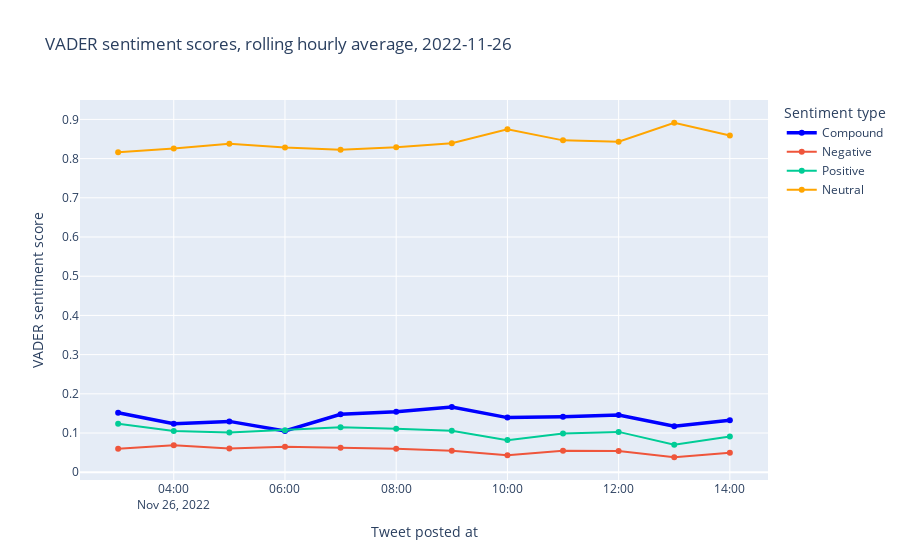
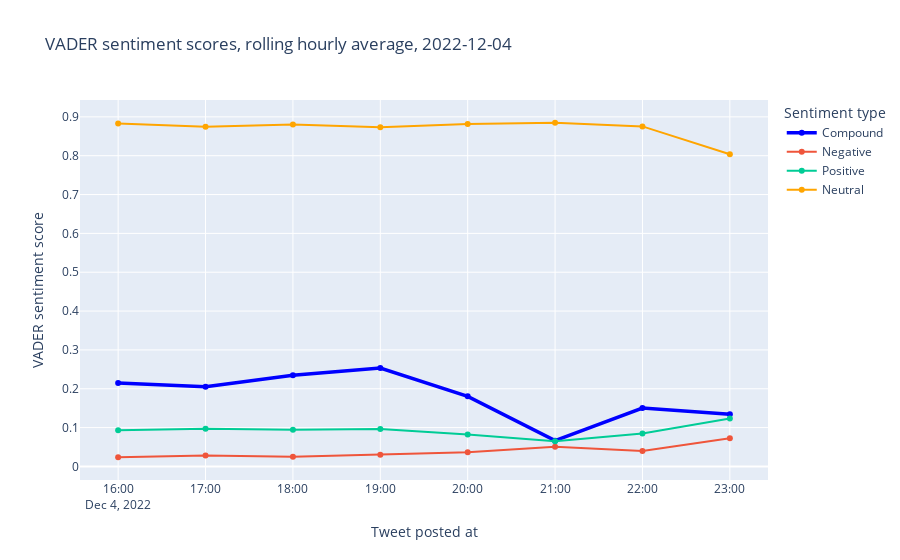
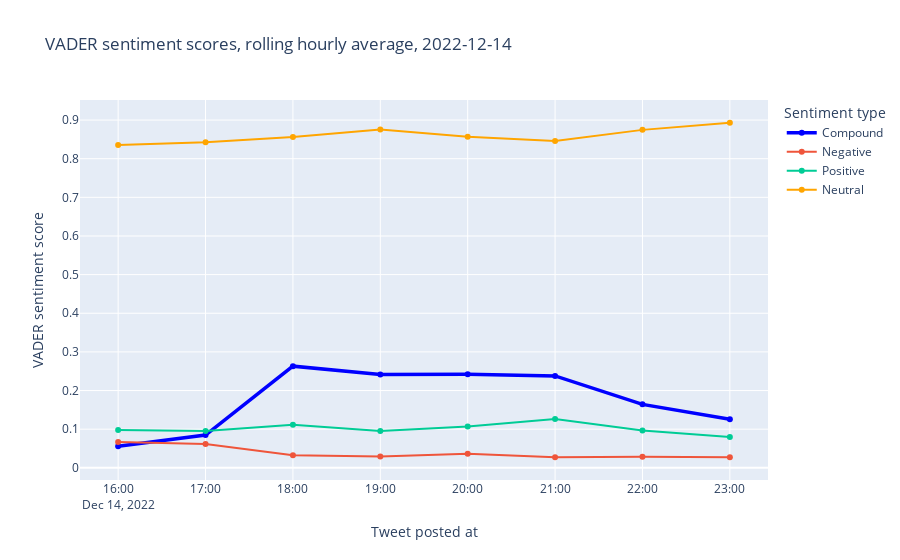
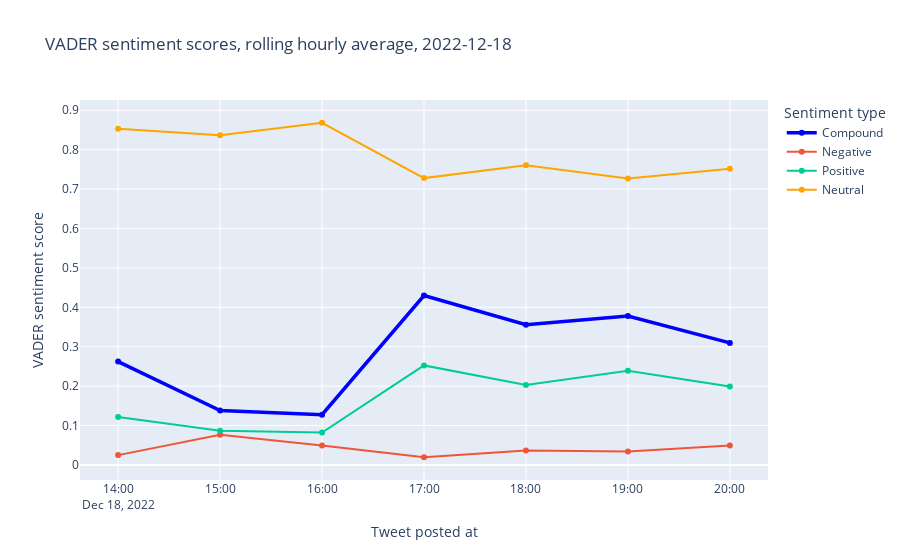

Write notebook code for charts like these, in order.
### Markdown cell above
**HOURLY**

### Code cell
dates = ['2022-11-26', '2022-12-04', '2022-12-14', '2022-12-18']

date_ranges = [
    ['2022-11-26 03:00', '2022-11-26 14:00'],
    ['2022-12-04 16:00', '2022-12-04 23:30'],
    ['2022-12-14 16:00', '2022-12-14 23:30'],
    ['2022-12-18 14:00', '2022-12-18 20:30']
]

for i, range in enumerate(date_ranges):
    subset_df = hourly_sentiment_df.query(f'created_at.between("{range[0]}", "{range[1]}")')

    fig = go.Figure()
    fig.add_scatter(name='Compound', x=subset_df['created_at'], y=subset_df['compound'], line=dict(color="blue", width=3.5) )

    fig.add_scatter(name='Negative', x=subset_df['created_at'], y=subset_df['neg'], fillcolor='red')
    fig.add_scatter(name='Positive', x=subset_df['created_at'], y=subset_df['pos'], fillcolor='green')
    fig.add_scatter(name='Neutral', x=subset_df['created_at'], y=subset_df['neu'], line=dict(color="orange"))
    fig.update_traces(connectgaps=True)
    fig.update_layout(
        title=f'VADER sentiment scores, rolling hourly average, {dates[i]}',
        xaxis_title='Tweet posted at',
        yaxis_title='VADER sentiment score',
        legend_title='Sentiment type'
    )
    fig.show()

### Figure 1 — Plotly figure (JSON) as saved in the notebook; plotly's stock layout.template omitted (floating-point values rounded to 4 significant figures)
{"data": [{"connectgaps": true, "line": {"color": "blue", "width": 3.5}, "name": "Compound", "type": "scatter", "x": ["2022-11-26T03:00:00+00:00", "2022-11-26T04:00:00+00:00", "2022-11-26T05:00:00+00:00", "2022-11-26T06:00:00+00:00", "2022-11-26T07:00:00+00:00", "2022-11-26T08:00:00+00:00", "2022-11-26T09:00:00+00:00", "2022-11-26T10:00:00+00:00", "2022-11-26T11:00:00+00:00", "2022-11-26T12:00:00+00:00", "2022-11-26T13:00:00+00:00", "2022-11-26T14:00:00+00:00"], "y": [0.152, 0.1235, 0.1297, 0.1055, 0.1477, 0.1544, 0.1662, 0.1393, 0.1418, 0.1461, 0.1171, 0.1325]}, {"connectgaps": true, "fillcolor": "red", "name": "Negative", "type": "scatter", "x": ["2022-11-26T03:00:00+00:00", "2022-11-26T04:00:00+00:00", "2022-11-26T05:00:00+00:00", "2022-11-26T06:00:00+00:00", "2022-11-26T07:00:00+00:00", "2022-11-26T08:00:00+00:00", "2022-11-26T09:00:00+00:00", "2022-11-26T10:00:00+00:00", "2022-11-26T11:00:00+00:00", "2022-11-26T12:00:00+00:00", "2022-11-26T13:00:00+00:00", "2022-11-26T14:00:00+00:00"], "y": [0.06004, 0.06901, 0.06082, 0.06487, 0.06231, 0.06016, 0.05467, 0.04349, 0.05478, 0.05396, 0.03823, 0.04981]}, {"connectgaps": true, "fillcolor": "green", "name": "Positive", "type": "scatter", "x": ["2022-11-26T03:00:00+00:00", "2022-11-26T04:00:00+00:00", "2022-11-26T05:00:00+00:00", "2022-11-26T06:00:00+00:00", "2022-11-26T07:00:00+00:00", "2022-11-26T08:00:00+00:00", "2022-11-26T09:00:00+00:00", "2022-11-26T10:00:00+00:00", "2022-11-26T11:00:00+00:00", "2022-11-26T12:00:00+00:00", "2022-11-26T13:00:00+00:00", "2022-11-26T14:00:00+00:00"], "y": [0.1235, 0.1051, 0.1012, 0.1072, 0.115, 0.1112, 0.1059, 0.08191, 0.09871, 0.1029, 0.07032, 0.09117]}, {"connectgaps": true, "line": {"color": "orange"}, "name": "Neutral", "type": "scatter", "x": ["2022-11-26T03:00:00+00:00", "2022-11-26T04:00:00+00:00", "2022-11-26T05:00:00+00:00", "2022-11-26T06:00:00+00:00", "2022-11-26T07:00:00+00:00", "2022-11-26T08:00:00+00:00", "2022-11-26T09:00:00+00:00", "2022-11-26T10:00:00+00:00", "2022-11-26T11:00:00+00:00", "2022-11-26T12:00:00+00:00", "2022-11-26T13:00:00+00:00", "2022-11-26T14:00:00+00:00"], "y": [0.8165, 0.8258, 0.838, 0.828, 0.8227, 0.8286, 0.8394, 0.8746, 0.8465, 0.8431, 0.8915, 0.859]}], "layout": {"autosize": true, "legend": {"title": {"text": "Sentiment type"}}, "title": {"text": "VADER sentiment scores, rolling hourly average, 2022-11-26"}, "xaxis": {"autorange": true, "range": ["2022-11-26 02:20:05.928", "2022-11-26 14:39:54.072"], "title": {"text": "Tweet posted at"}, "type": "date"}, "yaxis": {"autorange": true, "range": [-0.03219, 0.9619], "title": {"text": "VADER sentiment score"}, "type": "linear"}}}

### Figure 2 — Plotly figure (JSON) as saved in the notebook; plotly's stock layout.template omitted (floating-point values rounded to 4 significant figures)
{"data": [{"connectgaps": true, "line": {"color": "blue", "width": 3.5}, "name": "Compound", "type": "scatter", "x": ["2022-12-04T16:00:00+00:00", "2022-12-04T17:00:00+00:00", "2022-12-04T18:00:00+00:00", "2022-12-04T19:00:00+00:00", "2022-12-04T20:00:00+00:00", "2022-12-04T21:00:00+00:00", "2022-12-04T22:00:00+00:00", "2022-12-04T23:00:00+00:00"], "y": [0.215, 0.2054, 0.2346, 0.2532, 0.1804, 0.06642, 0.1503, 0.1346]}, {"connectgaps": true, "fillcolor": "red", "name": "Negative", "type": "scatter", "x": ["2022-12-04T16:00:00+00:00", "2022-12-04T17:00:00+00:00", "2022-12-04T18:00:00+00:00", "2022-12-04T19:00:00+00:00", "2022-12-04T20:00:00+00:00", "2022-12-04T21:00:00+00:00", "2022-12-04T22:00:00+00:00", "2022-12-04T23:00:00+00:00"], "y": [0.02364, 0.02845, 0.02481, 0.02997, 0.03629, 0.05046, 0.0396, 0.07271]}, {"connectgaps": true, "fillcolor": "green", "name": "Positive", "type": "scatter", "x": ["2022-12-04T16:00:00+00:00", "2022-12-04T17:00:00+00:00", "2022-12-04T18:00:00+00:00", "2022-12-04T19:00:00+00:00", "2022-12-04T20:00:00+00:00", "2022-12-04T21:00:00+00:00", "2022-12-04T22:00:00+00:00", "2022-12-04T23:00:00+00:00"], "y": [0.09328, 0.09685, 0.09458, 0.09659, 0.0824, 0.06471, 0.08492, 0.1233]}, {"connectgaps": true, "line": {"color": "orange"}, "name": "Neutral", "type": "scatter", "x": ["2022-12-04T16:00:00+00:00", "2022-12-04T17:00:00+00:00", "2022-12-04T18:00:00+00:00", "2022-12-04T19:00:00+00:00", "2022-12-04T20:00:00+00:00", "2022-12-04T21:00:00+00:00", "2022-12-04T22:00:00+00:00", "2022-12-04T23:00:00+00:00"], "y": [0.8831, 0.8747, 0.8806, 0.8734, 0.8813, 0.8848, 0.8755, 0.8038]}], "layout": {"autosize": true, "legend": {"title": {"text": "Sentiment type"}}, "title": {"text": "VADER sentiment scores, rolling hourly average, 2022-12-04"}, "xaxis": {"autorange": true, "range": ["2022-12-04 15:34:36.4996", "2022-12-04 23:25:23.5004"], "title": {"text": "Tweet posted at"}, "type": "date"}, "yaxis": {"autorange": true, "range": [-0.04743, 0.9559], "title": {"text": "VADER sentiment score"}, "type": "linear"}}}

### Figure 3 — Plotly figure (JSON) as saved in the notebook; plotly's stock layout.template omitted (floating-point values rounded to 4 significant figures)
{"data": [{"connectgaps": true, "line": {"color": "blue", "width": 3.5}, "name": "Compound", "type": "scatter", "x": ["2022-12-14T16:00:00+00:00", "2022-12-14T17:00:00+00:00", "2022-12-14T18:00:00+00:00", "2022-12-14T19:00:00+00:00", "2022-12-14T20:00:00+00:00", "2022-12-14T21:00:00+00:00", "2022-12-14T22:00:00+00:00", "2022-12-14T23:00:00+00:00"], "y": [0.05557, 0.08471, 0.2631, 0.2415, 0.2421, 0.2377, 0.1642, 0.1256]}, {"connectgaps": true, "fillcolor": "red", "name": "Negative", "type": "scatter", "x": ["2022-12-14T16:00:00+00:00", "2022-12-14T17:00:00+00:00", "2022-12-14T18:00:00+00:00", "2022-12-14T19:00:00+00:00", "2022-12-14T20:00:00+00:00", "2022-12-14T21:00:00+00:00", "2022-12-14T22:00:00+00:00", "2022-12-14T23:00:00+00:00"], "y": [0.06657, 0.06185, 0.03234, 0.02923, 0.03652, 0.02736, 0.02889, 0.02749]}, {"connectgaps": true, "fillcolor": "green", "name": "Positive", "type": "scatter", "x": ["2022-12-14T16:00:00+00:00", "2022-12-14T17:00:00+00:00", "2022-12-14T18:00:00+00:00", "2022-12-14T19:00:00+00:00", "2022-12-14T20:00:00+00:00", "2022-12-14T21:00:00+00:00", "2022-12-14T22:00:00+00:00", "2022-12-14T23:00:00+00:00"], "y": [0.09808, 0.09558, 0.1117, 0.09499, 0.1069, 0.1266, 0.09651, 0.07948]}, {"connectgaps": true, "line": {"color": "orange"}, "name": "Neutral", "type": "scatter", "x": ["2022-12-14T16:00:00+00:00", "2022-12-14T17:00:00+00:00", "2022-12-14T18:00:00+00:00", "2022-12-14T19:00:00+00:00", "2022-12-14T20:00:00+00:00", "2022-12-14T21:00:00+00:00", "2022-12-14T22:00:00+00:00", "2022-12-14T23:00:00+00:00"], "y": [0.8354, 0.8426, 0.8559, 0.8758, 0.8566, 0.846, 0.8746, 0.893]}], "layout": {"autosize": true, "legend": {"title": {"text": "Sentiment type"}}, "title": {"text": "VADER sentiment scores, rolling hourly average, 2022-12-14"}, "xaxis": {"autorange": true, "range": ["2022-12-14 15:34:36.4996", "2022-12-14 23:25:23.5004"], "title": {"text": "Tweet posted at"}, "type": "date"}, "yaxis": {"autorange": true, "range": [-0.04408, 0.9645], "title": {"text": "VADER sentiment score"}, "type": "linear"}}}

### Figure 4 — Plotly figure (JSON) as saved in the notebook; plotly's stock layout.template omitted (floating-point values rounded to 4 significant figures)
{"data": [{"connectgaps": true, "line": {"color": "blue", "width": 3.5}, "name": "Compound", "type": "scatter", "x": ["2022-12-18T14:00:00+00:00", "2022-12-18T15:00:00+00:00", "2022-12-18T16:00:00+00:00", "2022-12-18T17:00:00+00:00", "2022-12-18T18:00:00+00:00", "2022-12-18T19:00:00+00:00", "2022-12-18T20:00:00+00:00"], "y": [0.2623, 0.138, 0.1275, 0.4298, 0.3559, 0.3778, 0.3097]}, {"connectgaps": true, "fillcolor": "red", "name": "Negative", "type": "scatter", "x": ["2022-12-18T14:00:00+00:00", "2022-12-18T15:00:00+00:00", "2022-12-18T16:00:00+00:00", "2022-12-18T17:00:00+00:00", "2022-12-18T18:00:00+00:00", "2022-12-18T19:00:00+00:00", "2022-12-18T20:00:00+00:00"], "y": [0.02489, 0.07661, 0.04956, 0.01949, 0.03648, 0.03407, 0.04961]}, {"connectgaps": true, "fillcolor": "green", "name": "Positive", "type": "scatter", "x": ["2022-12-18T14:00:00+00:00", "2022-12-18T15:00:00+00:00", "2022-12-18T16:00:00+00:00", "2022-12-18T17:00:00+00:00", "2022-12-18T18:00:00+00:00", "2022-12-18T19:00:00+00:00", "2022-12-18T20:00:00+00:00"], "y": [0.1219, 0.0865, 0.08206, 0.2526, 0.2028, 0.2388, 0.1991]}, {"connectgaps": true, "line": {"color": "orange"}, "name": "Neutral", "type": "scatter", "x": ["2022-12-18T14:00:00+00:00", "2022-12-18T15:00:00+00:00", "2022-12-18T16:00:00+00:00", "2022-12-18T17:00:00+00:00", "2022-12-18T18:00:00+00:00", "2022-12-18T19:00:00+00:00", "2022-12-18T20:00:00+00:00"], "y": [0.8532, 0.8369, 0.8684, 0.7279, 0.7607, 0.7272, 0.7514]}], "layout": {"autosize": true, "legend": {"title": {"text": "Sentiment type"}}, "title": {"text": "VADER sentiment scores, rolling hourly average, 2022-12-18"}, "xaxis": {"autorange": true, "range": ["2022-12-18 13:38:14.1426", "2022-12-18 20:21:45.8574"], "title": {"text": "Tweet posted at"}, "type": "date"}, "yaxis": {"autorange": true, "range": [-0.05056, 0.9384], "title": {"text": "VADER sentiment score"}, "type": "linear"}}}
